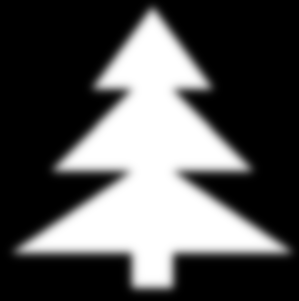
#> input picture Practice/tree_blur_02.png, 299 x 301 px
$ python 07_02_d_Sobel_magnitude_visualizer.py   (older library calls are emulated)
#> lines starting #> are read from the running program, lines starting #| are printed output that depends on the picture; after the words box and inside, x2 and y2 are one past the last pixel; in counts of white or black regions, pixels touching at a corner belong together

import cv2
import numpy as np
import math

MAGNITUDE_THRESH_PERCENT = 0.2
# ARROW_MAX_LENGTH = 200
SHOW_CONCATENATED_RESULT = True


# Image normalization and display
def display_image(window, im_in):
    disp = cv2.normalize(im_in, None, 0, 255, norm_type=cv2.NORM_MINMAX, dtype=cv2.CV_8UC1)
    cv2.imshow(window, disp)


# [67 lines left out: function gradient_draw_callback, not called in this run]


# im = cv2.imread('OpenCV-logo.png', cv2.IMREAD_GRAYSCALE)
im = cv2.imread('tree_blur_02.png', cv2.IMREAD_GRAYSCALE)
#> im is the input picture: shape (301, 299); min 0, max 255, mean 83.8
# im = cv2.imread('GolyoAlszik_rs.jpg', cv2.IMREAD_GRAYSCALE)
# im = cv2.imread('PalPant_800.jpg', cv2.IMREAD_GRAYSCALE)
# im = cv2.imread('SeaCliffBridge_3_800.jpg', cv2.IMREAD_GRAYSCALE)
cv2.imshow('im', im)

# ksize = -1   # Scharr kernel
ksize = 3    # 3x3 Sobel
# ksize = 5    # 5x5 Sobel

im_dx = cv2.Sobel(im, cv2.CV_32FC1, 1, 0, None, ksize)
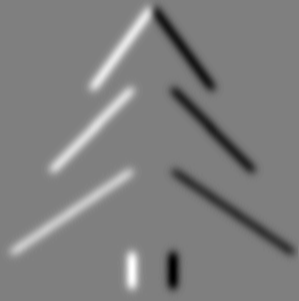
#> im_dx: shape (301, 299) float32; min -180, max 180, mean 0; drawn with min black and max white
im_dx_norm = cv2.normalize(im_dx, None, 0, 255, norm_type=cv2.NORM_MINMAX, dtype=cv2.CV_8UC1)
if not SHOW_CONCATENATED_RESULT:
    cv2.imshow('Ix', im_dx_norm)

im_dy = cv2.Sobel(im, cv2.CV_32FC1, 0, 1, None, ksize)
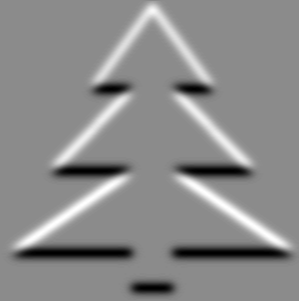
#> im_dy: shape (301, 299) float32; min -180, max 150, mean 0; drawn with min black and max white
im_dy_norm = cv2.normalize(im_dy, None, 0, 255, norm_type=cv2.NORM_MINMAX, dtype=cv2.CV_8UC1)
if not SHOW_CONCATENATED_RESULT:
    cv2.imshow('Iy', im_dy_norm)

im_gradient_magnitude = cv2.magnitude(im_dx, im_dy)
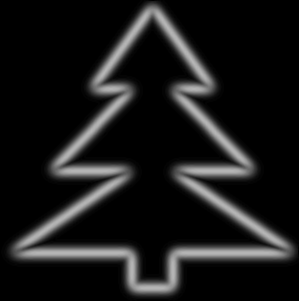
#> im_gradient_magnitude: shape (301, 299) float32; min 0, max 182, mean 25.9
im_gradient_magnitude_norm = cv2.normalize(im_gradient_magnitude, None, 0, 255, norm_type=cv2.NORM_MINMAX, dtype=cv2.CV_8UC1)
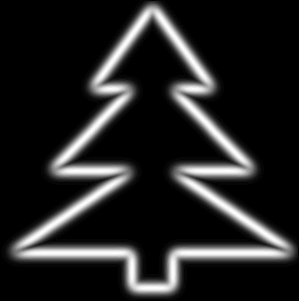
#> im_gradient_magnitude_norm: shape (301, 299); min 0, max 255, mean 36.2
if not SHOW_CONCATENATED_RESULT:
    cv2.imshow('Gradient magnitude', im_gradient_magnitude_norm)

val_magnitude_th = round(np.amax(im_gradient_magnitude) * MAGNITUDE_THRESH_PERCENT)
#> val_magnitude_th = 36
print('Gradient magnitude threshold value =', val_magnitude_th)
#| Gradient magnitude threshold value = 36
_, im_magnitude_th = cv2.threshold(im_gradient_magnitude, val_magnitude_th, 255.0, cv2.THRESH_BINARY)
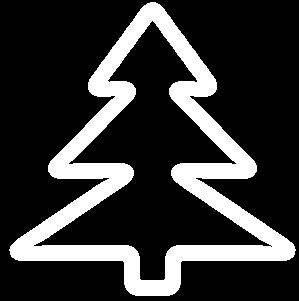
#> im_magnitude_th: shape (301, 299) float32; 21.1% white; 1 white region, box (x1, y1, x2, y2) and area: (9, 2, 296, 296) 18994
display_image('Thresholded gradient magnitude', im_magnitude_th)

cv2.setMouseCallback('im', gradient_draw_callback)

cv2.waitKey(0)
cv2.destroyAllWindows()
